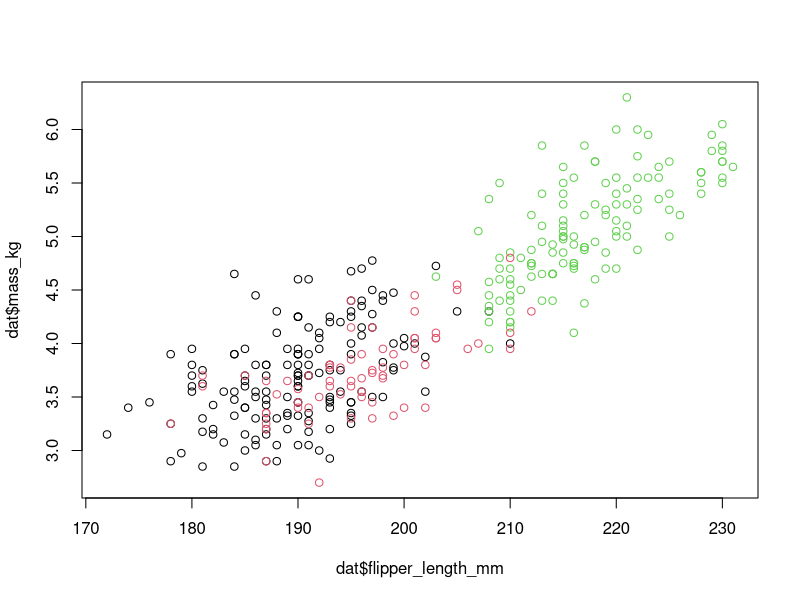

Reproduce this figure in R.
dat <- read.csv("penguins.csv")
dat <- dat[!is.na(dat$body_mass_g), ]
dat$mass_kg <- dat$body_mass_g / 1000

fit <- lm(mass_kg ~ flipper_length_mm + species, data = dat)
summary(fit)

plot(dat$flipper_length_mm, dat$mass_kg, col = factor(dat$species))

means <- tapply(dat$mass_kg, dat$species, mean)
out <- data.frame(species = names(means), mass_kg = as.numeric(means))
write.csv(out, "results.csv", row.names = FALSE)
